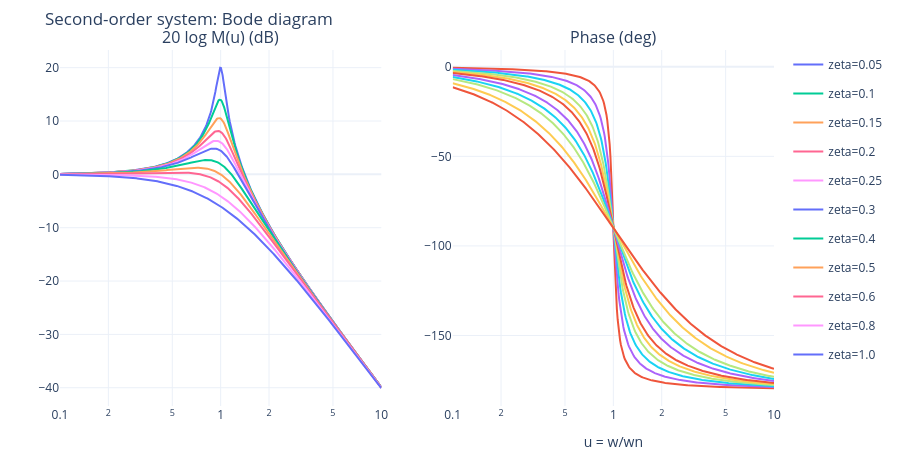

Notebook cell for this chart:
### Markdown cell above
## 8. 頻率響應：Bode 圖、共振與頻寬

$$M(u) = \frac{1}{\sqrt{(1-u^2)^2 + 4\xi^2u^2}},\quad u = \frac{\omega}{\omega_n}$$

$$u_r = \sqrt{1-2\xi^2}\ (\xi < 0.707),\qquad M_{p\omega} = \frac{1}{2\xi\sqrt{1-\xi^2}},\qquad \frac{\omega_{BW}}{\omega_n} = \sqrt{(1-2\xi^2) + \sqrt{(1-2\xi^2)^2 + 1}}$$

### Code cell
u = np.logspace(-1, 1, 2001)
fig = make_subplots(rows=1, cols=2, subplot_titles=("20 log M(u) (dB)", "Phase (deg)"))
for zz in (0.05, 0.1, 0.15, 0.2, 0.25, 0.3, 0.4, 0.5, 0.6, 0.8, 1.0):
    G = 1 / ((1 - u ** 2) + 2j * zz * u)
    fig.add_scatter(x=ds(u, 400), y=ds(20 * np.log10(abs(G)), 400), name=f"zeta={zz}", legendgroup=str(zz), row=1, col=1)
    fig.add_scatter(x=ds(u, 400), y=ds(np.degrees(np.angle(G)), 400), showlegend=False, legendgroup=str(zz), row=1, col=2)
fig.update_xaxes(type="log", title="u = w/wn")
show(fig, "Second-order system: Bode diagram", h=460)

for zz in (0.2, 0.3, 0.5, 0.707):
    G = 1 / ((1 - u ** 2) + 2j * zz * u)
    M = abs(G)
    Mf = lambda x: 1 / np.sqrt((1 - x ** 2) ** 2 + 4 * zz ** 2 * x ** 2)
    ubw_num = brentq(lambda x: Mf(x) - 1 / np.sqrt(2), 0.01, 10)          # 數值求 -3 dB 點
    ubw = np.sqrt((1 - 2 * zz ** 2) + np.sqrt((1 - 2 * zz ** 2) ** 2 + 1))
    if zz < 0.707:                                                     # zeta >= 0.707（1/sqrt2）沒有共振峰
        r = minimize_scalar(lambda x: -Mf(x), bounds=(0.01, 2), method="bounded", options=dict(xatol=1e-10))
        ur, Mpw = np.sqrt(1 - 2 * zz ** 2), 1 / (2 * zz * np.sqrt(1 - zz ** 2))
        res = f"ur {ur:.4f}/{r.x:.4f}   Mpw {Mpw:.4f}/{-r.fun:.4f}"
    else:
        res = "no resonant peak (zeta >= 0.707)"
    print(f"zeta={zz}: {res}   wBW/wn {ubw:.4f}/{ubw_num:.4f}   linear approx {-1.19 * zz + 1.85:.3f}   (formula/numerical)")

### Figure 1 — Plotly figure (JSON) as saved in the notebook; plotly's stock layout.template omitted (floating-point values rounded to 4 significant figures; data arrays with more than 128 entries replaced by an {"elided": "..."} marker saying what was removed)
{"data": [{"legendgroup": "0.05", "name": "zeta=0.05", "type": "scatter", "x": {"elided": "400 float values"}, "xaxis": "x", "y": {"elided": "400 float values"}, "yaxis": "y"}, {"legendgroup": "0.05", "showlegend": false, "type": "scatter", "x": {"elided": "400 float values"}, "xaxis": "x2", "y": {"elided": "400 float values"}, "yaxis": "y2"}, {"legendgroup": "0.1", "name": "zeta=0.1", "type": "scatter", "x": {"elided": "400 float values"}, "xaxis": "x", "y": {"elided": "400 float values"}, "yaxis": "y"}, {"legendgroup": "0.1", "showlegend": false, "type": "scatter", "x": {"elided": "400 float values"}, "xaxis": "x2", "y": {"elided": "400 float values"}, "yaxis": "y2"}, {"legendgroup": "0.15", "name": "zeta=0.15", "type": "scatter", "x": {"elided": "400 float values"}, "xaxis": "x", "y": {"elided": "400 float values"}, "yaxis": "y"}, {"legendgroup": "0.15", "showlegend": false, "type": "scatter", "x": {"elided": "400 float values"}, "xaxis": "x2", "y": {"elided": "400 float values"}, "yaxis": "y2"}, {"legendgroup": "0.2", "name": "zeta=0.2", "type": "scatter", "x": {"elided": "400 float values"}, "xaxis": "x", "y": {"elided": "400 float values"}, "yaxis": "y"}, {"legendgroup": "0.2", "showlegend": false, "type": "scatter", "x": {"elided": "400 float values"}, "xaxis": "x2", "y": {"elided": "400 float values"}, "yaxis": "y2"}, {"legendgroup": "0.25", "name": "zeta=0.25", "type": "scatter", "x": {"elided": "400 float values"}, "xaxis": "x", "y": {"elided": "400 float values"}, "yaxis": "y"}, {"legendgroup": "0.25", "showlegend": false, "type": "scatter", "x": {"elided": "400 float values"}, "xaxis": "x2", "y": {"elided": "400 float values"}, "yaxis": "y2"}, {"legendgroup": "0.3", "name": "zeta=0.3", "type": "scatter", "x": {"elided": "400 float values"}, "xaxis": "x", "y": {"elided": "400 float values"}, "yaxis": "y"}, {"legendgroup": "0.3", "showlegend": false, "type": "scatter", "x": {"elided": "400 float values"}, "xaxis": "x2", "y": {"elided": "400 float values"}, "yaxis": "y2"}, {"legendgroup": "0.4", "name": "zeta=0.4", "type": "scatter", "x": {"elided": "400 float values"}, "xaxis": "x", "y": {"elided": "400 float values"}, "yaxis": "y"}, {"legendgroup": "0.4", "showlegend": false, "type": "scatter", "x": {"elided": "400 float values"}, "xaxis": "x2", "y": {"elided": "400 float values"}, "yaxis": "y2"}, {"legendgroup": "0.5", "name": "zeta=0.5", "type": "scatter", "x": {"elided": "400 float values"}, "xaxis": "x", "y": {"elided": "400 float values"}, "yaxis": "y"}, {"legendgroup": "0.5", "showlegend": false, "type": "scatter", "x": {"elided": "400 float values"}, "xaxis": "x2", "y": {"elided": "400 float values"}, "yaxis": "y2"}, {"legendgroup": "0.6", "name": "zeta=0.6", "type": "scatter", "x": {"elided": "400 float values"}, "xaxis": "x", "y": {"elided": "400 float values"}, "yaxis": "y"}, {"legendgroup": "0.6", "showlegend": false, "type": "scatter", "x": {"elided": "400 float values"}, "xaxis": "x2", "y": {"elided": "400 float values"}, "yaxis": "y2"}, {"legendgroup": "0.8", "name": "zeta=0.8", "type": "scatter", "x": {"elided": "400 float values"}, "xaxis": "x", "y": {"elided": "400 float values"}, "yaxis": "y"}, {"legendgroup": "0.8", "showlegend": false, "type": "scatter", "x": {"elided": "400 float values"}, "xaxis": "x2", "y": {"elided": "400 float values"}, "yaxis": "y2"}, {"legendgroup": "1.0", "name": "zeta=1.0", "type": "scatter", "x": {"elided": "400 float values"}, "xaxis": "x", "y": {"elided": "400 float values"}, "yaxis": "y"}, {"legendgroup": "1.0", "showlegend": false, "type": "scatter", "x": {"elided": "400 float values"}, "xaxis": "x2", "y": {"elided": "400 float values"}, "yaxis": "y2"}], "layout": {"annotations": [{"font": {"size": 16}, "showarrow": false, "text": "20 log M(u) (dB)", "x": 0.225, "xanchor": "center", "xref": "paper", "y": 1.0, "yanchor": "bottom", "yref": "paper"}, {"font": {"size": 16}, "showarrow": false, "text": "Phase (deg)", "x": 0.775, "xanchor": "center", "xref": "paper", "y": 1.0, "yanchor": "bottom", "yref": "paper"}], "height": 460, "margin": {"b": 50, "l": 60, "r": 20, "t": 50}, "title": {"text": "Second-order system: Bode diagram"}, "xaxis": {"anchor": "y", "domain": [0.0, 0.45], "title": {}, "type": "log"}, "xaxis2": {"anchor": "y2", "domain": [0.55, 1.0], "title": {"text": "u = w/wn"}, "type": "log"}, "yaxis": {"anchor": "x", "domain": [0.0, 1.0], "title": {}}, "yaxis2": {"anchor": "x2", "domain": [0.0, 1.0]}}}
